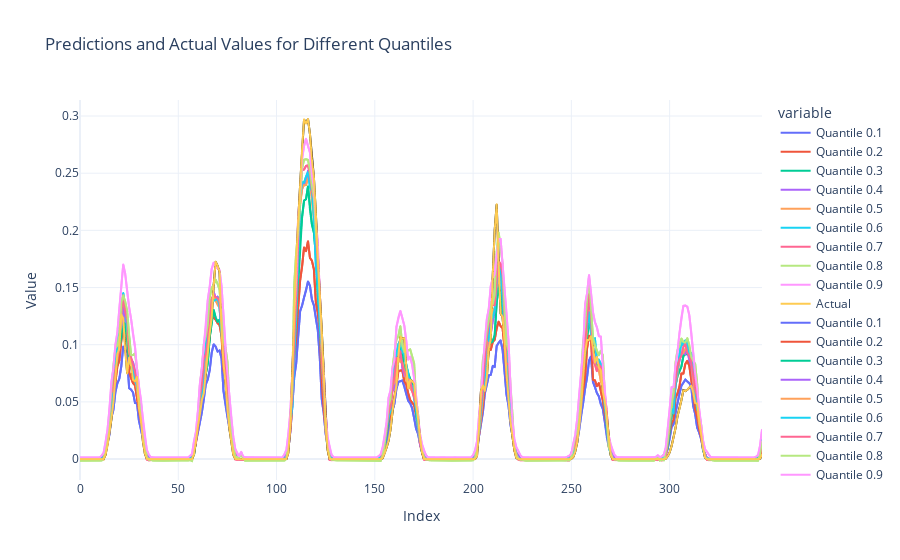

Notebook source saved alongside this figure:
### Code cell
import pickle
import plotly.express as px
import pandas as pd

# Pfad zu den Modellen
path = "D:/Users/paulh/Desktop/Domäneprojekt2/Energy_production_price_prediction/Generation_forecast/Solar_forecast/models/lgbr_model/models/i5_models/lgbr_q"
quantiles = [1, 2, 3, 4, 5, 6, 7, 8, 9]
predictions_dict = {}

# Berechnung der Vorhersagen für jedes Quantil
for i in quantiles:
    model_light = pickle.load(open(path + str(i) + ".pkl", 'rb'))
    predictions = model_light.predict(X_solar)
    predictions_dict[f'Quantile {i/10}'] = predictions

# Erstellen eines DataFrames für Plotly
df = pd.DataFrame(predictions_dict)
df['Actual'] = Y_solar.values

# Plotten der Vorhersagen und der tatsächlichen Werte mit Plotly
fig = px.line(df, title='Predictions and Actual Values for Different Quantiles')
for quantile in predictions_dict.keys():
    fig.add_scatter(x=df.index, y=df[quantile], mode='lines', name=quantile)
fig.add_scatter(x=df.index, y=df['Actual'], mode='lines', name='Actual', line=dict(color='black', width=2))
fig.update_layout(
    xaxis_title='Index',
    yaxis_title='Value',
    template='plotly_white'
)
fig.show()

### Figure 1 — Plotly figure (JSON) as saved in the notebook; plotly's stock layout.template omitted (floating-point values rounded to 4 significant figures; data arrays with more than 128 entries replaced by an {"elided": "..."} marker saying what was removed)
{"data": [{"hovertemplate": "variable=Quantile 0.1<br>index=%{x}<br>value=%{y}<extra></extra>", "legendgroup": "Quantile 0.1", "line": {"color": "#636efa", "dash": "solid"}, "marker": {"symbol": "circle"}, "mode": "lines", "name": "Quantile 0.1", "showlegend": true, "type": "scattergl", "x": {"elided": "348 int values"}, "xaxis": "x", "y": {"elided": "348 float values"}, "yaxis": "y"}, {"hovertemplate": "variable=Quantile 0.2<br>index=%{x}<br>value=%{y}<extra></extra>", "legendgroup": "Quantile 0.2", "line": {"color": "#EF553B", "dash": "solid"}, "marker": {"symbol": "circle"}, "mode": "lines", "name": "Quantile 0.2", "showlegend": true, "type": "scattergl", "x": {"elided": "348 int values"}, "xaxis": "x", "y": {"elided": "348 float values"}, "yaxis": "y"}, {"hovertemplate": "variable=Quantile 0.3<br>index=%{x}<br>value=%{y}<extra></extra>", "legendgroup": "Quantile 0.3", "line": {"color": "#00cc96", "dash": "solid"}, "marker": {"symbol": "circle"}, "mode": "lines", "name": "Quantile 0.3", "showlegend": true, "type": "scattergl", "x": {"elided": "348 int values"}, "xaxis": "x", "y": {"elided": "348 float values"}, "yaxis": "y"}, {"hovertemplate": "variable=Quantile 0.4<br>index=%{x}<br>value=%{y}<extra></extra>", "legendgroup": "Quantile 0.4", "line": {"color": "#ab63fa", "dash": "solid"}, "marker": {"symbol": "circle"}, "mode": "lines", "name": "Quantile 0.4", "showlegend": true, "type": "scattergl", "x": {"elided": "348 int values"}, "xaxis": "x", "y": {"elided": "348 float values"}, "yaxis": "y"}, {"hovertemplate": "variable=Quantile 0.5<br>index=%{x}<br>value=%{y}<extra></extra>", "legendgroup": "Quantile 0.5", "line": {"color": "#FFA15A", "dash": "solid"}, "marker": {"symbol": "circle"}, "mode": "lines", "name": "Quantile 0.5", "showlegend": true, "type": "scattergl", "x": {"elided": "348 int values"}, "xaxis": "x", "y": {"elided": "348 float values"}, "yaxis": "y"}, {"hovertemplate": "variable=Quantile 0.6<br>index=%{x}<br>value=%{y}<extra></extra>", "legendgroup": "Quantile 0.6", "line": {"color": "#19d3f3", "dash": "solid"}, "marker": {"symbol": "circle"}, "mode": "lines", "name": "Quantile 0.6", "showlegend": true, "type": "scattergl", "x": {"elided": "348 int values"}, "xaxis": "x", "y": {"elided": "348 float values"}, "yaxis": "y"}, {"hovertemplate": "variable=Quantile 0.7<br>index=%{x}<br>value=%{y}<extra></extra>", "legendgroup": "Quantile 0.7", "line": {"color": "#FF6692", "dash": "solid"}, "marker": {"symbol": "circle"}, "mode": "lines", "name": "Quantile 0.7", "showlegend": true, "type": "scattergl", "x": {"elided": "348 int values"}, "xaxis": "x", "y": {"elided": "348 float values"}, "yaxis": "y"}, {"hovertemplate": "variable=Quantile 0.8<br>index=%{x}<br>value=%{y}<extra></extra>", "legendgroup": "Quantile 0.8", "line": {"color": "#B6E880", "dash": "solid"}, "marker": {"symbol": "circle"}, "mode": "lines", "name": "Quantile 0.8", "showlegend": true, "type": "scattergl", "x": {"elided": "348 int values"}, "xaxis": "x", "y": {"elided": "348 float values"}, "yaxis": "y"}, {"hovertemplate": "variable=Quantile 0.9<br>index=%{x}<br>value=%{y}<extra></extra>", "legendgroup": "Quantile 0.9", "line": {"color": "#FF97FF", "dash": "solid"}, "marker": {"symbol": "circle"}, "mode": "lines", "name": "Quantile 0.9", "showlegend": true, "type": "scattergl", "x": {"elided": "348 int values"}, "xaxis": "x", "y": {"elided": "348 float values"}, "yaxis": "y"}, {"hovertemplate": "variable=Actual<br>index=%{x}<br>value=%{y}<extra></extra>", "legendgroup": "Actual", "line": {"color": "#FECB52", "dash": "solid"}, "marker": {"symbol": "circle"}, "mode": "lines", "name": "Actual", "showlegend": true, "type": "scattergl", "x": {"elided": "348 int values"}, "xaxis": "x", "y": {"elided": "348 float values"}, "yaxis": "y"}, {"mode": "lines", "name": "Quantile 0.1", "type": "scatter", "x": {"elided": "348 int values"}, "y": {"elided": "348 float values"}}, {"mode": "lines", "name": "Quantile 0.2", "type": "scatter", "x": {"elided": "348 int values"}, "y": {"elided": "348 float values"}}, {"mode": "lines", "name": "Quantile 0.3", "type": "scatter", "x": {"elided": "348 int values"}, "y": {"elided": "348 float values"}}, {"mode": "lines", "name": "Quantile 0.4", "type": "scatter", "x": {"elided": "348 int values"}, "y": {"elided": "348 float values"}}, {"mode": "lines", "name": "Quantile 0.5", "type": "scatter", "x": {"elided": "348 int values"}, "y": {"elided": "348 float values"}}, {"mode": "lines", "name": "Quantile 0.6", "type": "scatter", "x": {"elided": "348 int values"}, "y": {"elided": "348 float values"}}, {"mode": "lines", "name": "Quantile 0.7", "type": "scatter", "x": {"elided": "348 int values"}, "y": {"elided": "348 float values"}}, {"mode": "lines", "name": "Quantile 0.8", "type": "scatter", "x": {"elided": "348 int values"}, "y": {"elided": "348 float values"}}, {"mode": "lines", "name": "Quantile 0.9", "type": "scatter", "x": {"elided": "348 int values"}, "y": {"elided": "348 float values"}}, {"line": {"color": "black", "width": 2}, "mode": "lines", "name": "Actual", "type": "scatter", "x": {"elided": "348 int values"}, "y": {"elided": "348 float values"}}], "layout": {"legend": {"title": {"text": "variable"}, "tracegroupgap": 0}, "title": {"text": "Predictions and Actual Values for Different Quantiles"}, "xaxis": {"anchor": "y", "domain": [0, 1], "title": {"text": "Index"}}, "yaxis": {"anchor": "x", "domain": [0, 1], "title": {"text": "Value"}}}}
